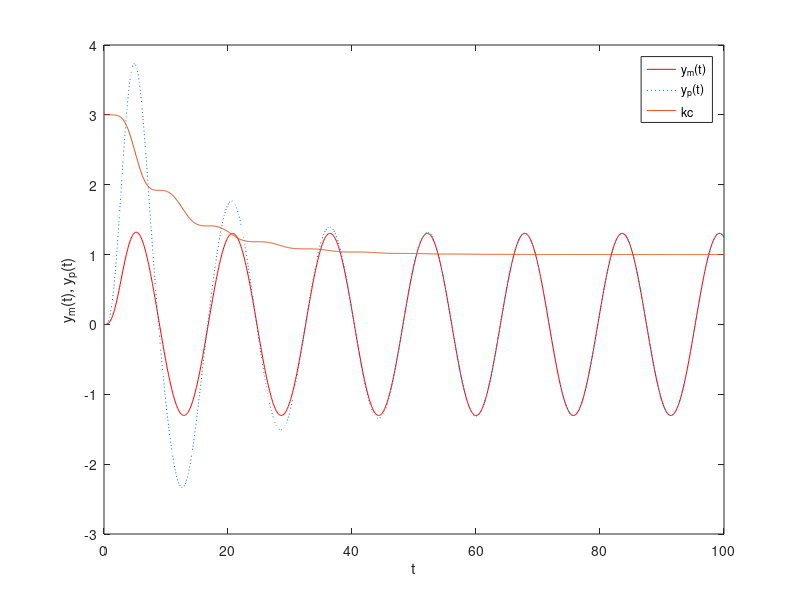

The MATLAB source for this figure:
clear all;
h = 0.1; L = 100/h;
num = 1; den_p = [1 1 1];den_m = [1 1 1]; n_m = length(den_m) - 1; n_p = length(den_p) - 1;
kp = 1; [Ap, Bp, Cp, Dp] = tf2ss(kp*num, den_p);
km = 1; [Am, Bm, Cm, Dm] = tf2ss(km*num, den_m);

gamma = 0.1;
yr0 = 0; u0 = 0; e0 = 0; ym0 = 0;
xp0 = zeros(n_p, 1); xm0 = zeros(n_m, 1);
kc0 = 3;
r = 1.2; 
for k = 1:L
    yr = r*sin(0.04*k);
    time(k) = k*h;
    xp(:, k) = xp0 + h*(Ap*xp0 + Bp*u0);
    yp(k) = Cp*xp(:, k) + Dp*u0;
    
    xm(:, k) = xm0 + h*(Am*xm0 + Bm*yr0);
    ym(k) = Cm*xm(:, k) + Dm*yr0;
    
    e(k) = ym(k) - yp(k);
    kc = kc0 + h*gamma*e0*ym0;
    u(k) = kc*yr;
    
    yr0 = yr; u0 = u(k); e0 = e(k); ym0 = ym(k);
    xp0 = xp(:, k); xm0 = xm(:, k);
    kc0 = kc;
    kc_list(k) = kc;
end
plot(time, ym, 'r', time, yp, ':', time, kc_list);
xlabel('t'); ylabel('y_m(t), y_p(t)');
legend('y_m(t)', 'y_p(t)', 'kc');